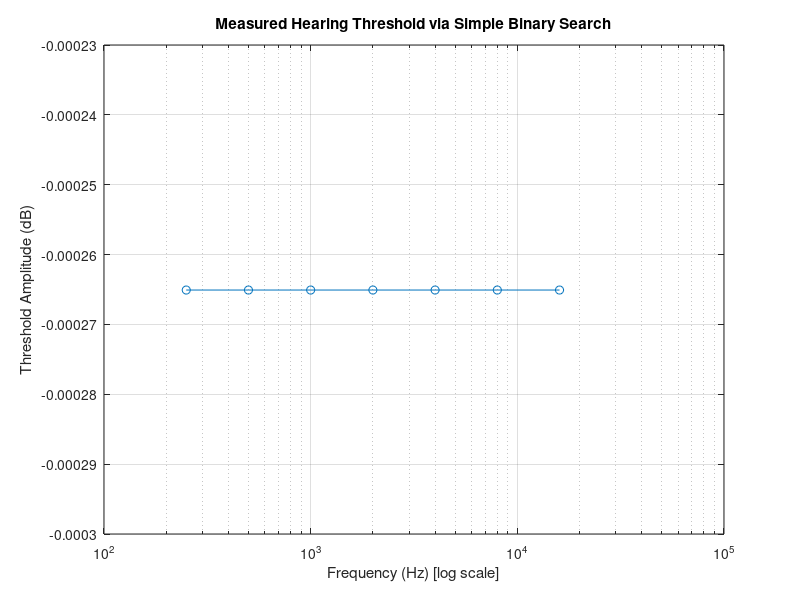

Recreate this plot in MATLAB. (Note: this script raises an error after producing the figure.)
function hearing_test_example
    % HEARING_TEST_EXAMPLE
    % A simple script to measure your hearing threshold across chosen frequencies.
    % Plays a tone at each frequency, adaptively adjusting amplitude until threshold is found.

    close all; clc;

    % -- Parameters --
    Fs = 44100;            % Audio sampling rate
    testFreqs = [250, 500, 1000, 2000, 4000, 8000, 16000];  % Frequencies to test
    duration = 1.0;        % Each tone's duration (seconds)
    initAmplitude = 0.02;  % Starting amplitude guess
    stepFactor = 2;        % Factor by which amplitude changes (binary search style)
    tolerance = 0.0001;    % Minimum amplitude step

    thresholds = zeros(size(testFreqs));
    
    fprintf('Beginning hearing test...\n');
    fprintf('(Use headphones, ensure volume is safe)\n\n');
    
    for i = 1:length(testFreqs)
        freq = testFreqs(i);
        fprintf('Testing frequency = %.1f Hz...\n', freq);
        
        ampHigh = initAmplitude;  % upper bound on amplitude
        ampLow = 0;               % lower bound
        foundThreshold = false;

        % First, see if the user can hear the initial amplitude:
        canHear = hear_sinus(ampHigh, freq, duration, Fs);
        if ~canHear
            % Increase amplitude until user hears it
            while ~canHear && ampHigh < 1.0
                ampHigh = ampHigh * stepFactor;
                fprintf('Increasing amplitude to %.5f...\n', ampHigh);
                canHear = hear_sinus(ampHigh, freq, duration, Fs);
            end
            if ~canHear
                % user never hears tone up to amplitude=1
                ampHigh = 1.0;
                fprintf(['Max amplitude reached; cannot hear ' ...
                         'this frequency at volume=1.\n']);
            end
        end
        
        % At this point, canHear==true for ampHigh, or ampHigh is at max=1.
        % Now binary search between ampLow and ampHigh:
        while (ampHigh - ampLow) > tolerance
            ampMid = (ampLow + ampHigh)/2;
            yesno = hear_sinus(ampMid, freq, duration, Fs);
            if yesno
                % If user hears ampMid, it’s above threshold
                ampHigh = ampMid;
            else
                % If user does NOT hear ampMid, it’s below threshold
                ampLow = ampMid;
            end
        end
        
        threshold_amp = (ampLow + ampHigh)/2;
        thresholds(i) = threshold_amp;
        fprintf('Estimated threshold amplitude for %.1f Hz = %.5f\n\n', ...
                freq, threshold_amp);
    end
    
    % Convert to dB
    threshold_dB = 20*log10(thresholds);
    
    % Plot results
    figure;
    semilogx(testFreqs, threshold_dB, 'o-');
    xlabel('Frequency (Hz) [log scale]');
    ylabel('Threshold Amplitude (dB)');
    title('Measured Hearing Threshold via Simple Binary Search');
    grid on;
    
    % Display final table in command window
    disp('Summary of results (Amplitude and dB):');
    disp(table(testFreqs', thresholds', threshold_dB', ...
        'VariableNames', {'Frequency_Hz','ThresholdAmplitude','Threshold_dB'}));
end

%%%%%%%%%%%%%%%%%%%%%%%%%%%%%%%%%%%%%%%%%%%%%%%%%%%%%%%%%%%%%%%%%%%%%%%%
function yesno = hear_sinus(amplitude, frequency, duration, Fs)
% HEAR_SINUS
%   Plays a single tone with the given amplitude, frequency, duration, 
%   sampling rate Fs. Returns boolean yes/no based on user input.

    tt = 0:1/Fs:duration;
    % random initial phase so user can't guess from artifacts
    xx = amplitude * cos(2*pi*frequency*tt + 2*pi*rand());
    
    % Safety check: amplitude should never exceed 1
    xx = max(min(xx, 1), -1);

    sound(xx, Fs);
    pause(duration);  % wait for tone to finish
    
    prompt = 'Did you hear it? [y=yes, Enter=no] ';
    user_response = input(prompt, 's');
    if ~isempty(user_response) && (upper(user_response(1)) == 'Y')
        yesno = true;
    else
        yesno = false;
    end
end
